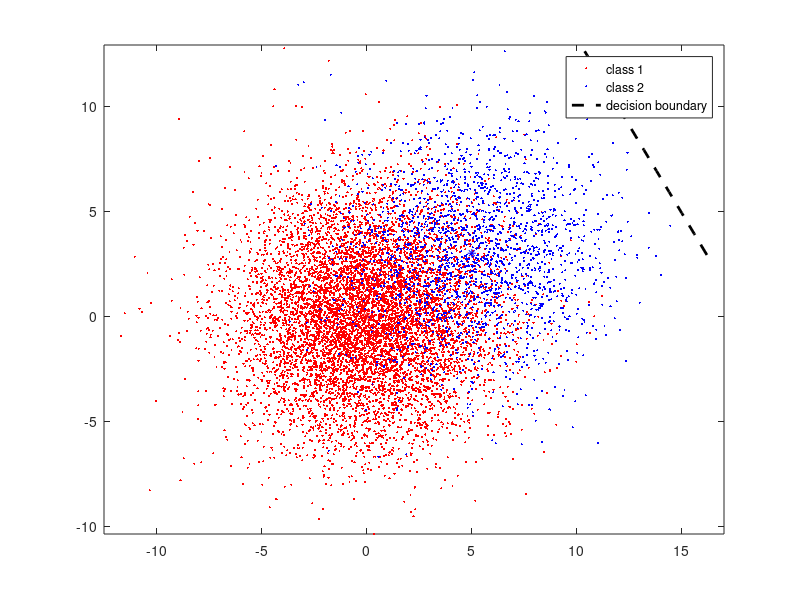
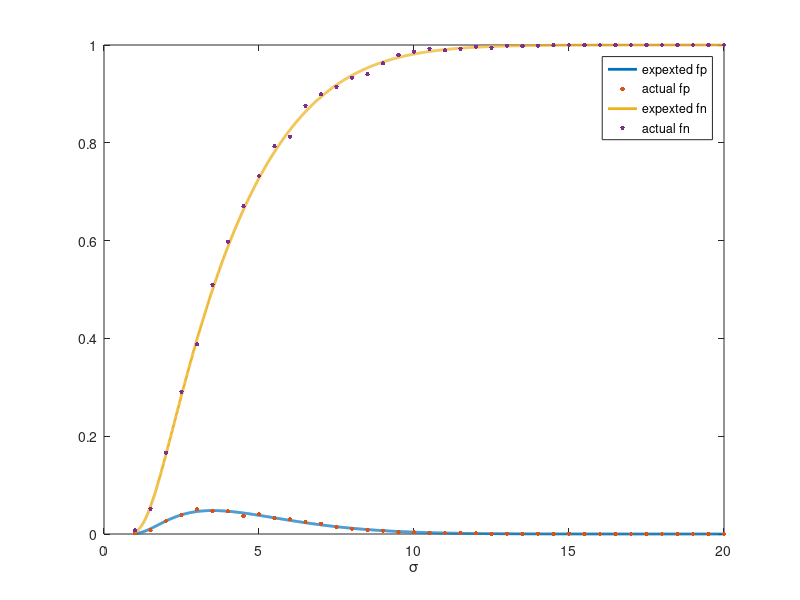

Source code (MATLAB) for these figures, in order: (Note: this script raises an error after producing the figures.)
% script to test linear discriminant analysis (LDA) for presence/absence of a
% signal vector in R^d, given additive iid Gaussian noise, and compare failure
% rates to analytic formulae, over various noise levels. Maximum a-posteriori
% (MAP) selection is used over the two labels (absent=0, present=1),
% where posterior \propto likelihood * prior. The decision hyperplane is shown
% for one noise level.

% Notes: As opposed to ML (max likelihood) which has decision plane as the
% perp bisector of 0 and a (the signal vector), MAP can at high noise levels
% give a boundary that is way outside the region between 0 and a. This is as
% expected since it is telling you that the likelihood is uninformative, and
% the prior dominates the MAP choice. Basically if pi_1 > 1/2, for noise->infty
% LDA always predicts no signal, so FPR->0 and FNR->1.

% to fix: whether class labels called 0,1 or 1,2 throughout.

% Tanya Wang. June 2021. Input from Alex Barnett and Manas Rachh.

addpath('utils')   % include local stuff incl stats/ML toolbox copies

a = [5,3]; %signal   (note it's at a generic angle, tests more than (5,5) does)
sigmas = 1:0.5:20; %noise
sigma_show = 3.0;    % must be exactly in the above list
d = length(a); %dimension
p_0 = 0.8; %prior belief in no signal = its incoming rate = pi_1 in notes
p_a = 1-p_0; %prior belief in signal = also its incoming rate = pi_2 in notes

fps = zeros(size(sigmas));
fns = zeros(size(sigmas));

for i=1:length(sigmas) %noise
    
    sigma = sigmas(i);
    cov = sigma^2*eye(d);

    % N random examples with prior
    N = 10000;
    truelabel = rand(N,1)>p_0; % label 0 or 1
    x = mvnrnd(zeros(d,1), cov, N);
    x(truelabel,:) = x(truelabel,:) + a;
    
    % plot gaussian blobs in 2-D
    if (d==2 && sigma==sigma_show)
        figure(1);clf
        plot(x(truelabel==0,1),x(truelabel==0,2), 'r.', 'Markersize', 5);
        hold on;
        plot(x(truelabel==1,1),x(truelabel==1,2), 'b.', 'Markersize', 5);
        xx = -1:0.1:1;
        hold on;
        plot(a(1)/2+sigma^2*log(p_0/p_a)*cos(atan(a(2)/a(1)))-a(2).*xx, a(2)/2+sigma^2*log(p_0/p_a)*sin(atan(a(2)/a(1)))+a(1).*xx, 'k--', 'Linewidth', 2, 'Markersize', 10);
        plot(0,0,'r*'); plot(a(1),a(2),'b*');   % add the means (true signals)
        legend('class 1', 'class 2', 'decision boundary');
        axis equal         % to get aspect ratio right
    end
    
    predlabel = zeros(N,1);
    
    % (1) max likelihood predictor
    % predlabel(mvnpdf(x, zeros(1,d), cov)*p_0 < mvnpdf(x, a, cov)*p_a) = 1;

    % (2) decision boundary predictor
    predlabel(x*transpose(a) > norm(a)^2/2 + sigma^2*log(p_0/p_a)) = 1;

    fp = sum((truelabel-predlabel)==-1)/sum(truelabel==0); %false positive rate
    fn = sum((truelabel-predlabel)==1)/sum(truelabel==1); %false negative rate

    %fprintf('false positive rate is %.6f\n', fp);
    %fprintf('false negative rate is %.6f\n', fn);
    
    
    fps(i) = fp;
    fns(i) = fn;
  
end



tt = min(sigmas):0.01:max(sigmas);
b = norm(a)/2+tt.^2.*log(p_0/p_a)./norm(a); % decision boundary for x.a / ||a||

%plot fp
figure(2);
plot(tt, 1/2-1/2*erf(b./(sqrt(2).*tt)), '-', 'Linewidth', 2);
hold on;
plot(sigmas, fps, '.', 'Markersize', 10);
% xlabel('\sigma');
% legend('expexted fp', 'actual fp');

%plot fn
% figure(3);
hold on;
plot(tt, 1/2-1/2*erf(-(b-norm(a))./(sqrt(2).*tt)), '-', 'Linewidth', 2);
plot(sigmas, fns, '.', 'Markersize', 10);
xlabel('\sigma');
legend('expexted fp', 'actual fp', 'expexted fn', 'actual fn');
vline(sigma_show,'k:','sigma shown in fig.1');
hold off;
